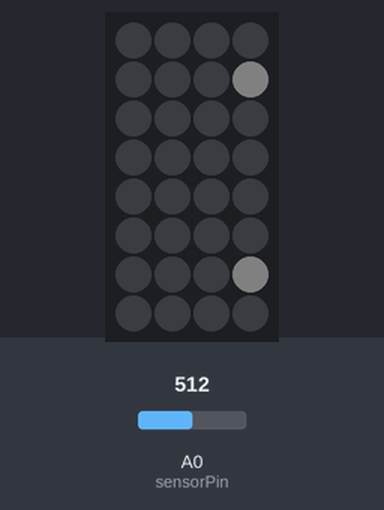
Bench run of a sketch on a simulated Arduino Uno, built with avr-gcc and run on an emulated ATmega328P. Parts: 4×8 RGB LED matrix (first LED top left, wired row by row). Inputs (shaded band) come from the test bench; at power-on: A0 (sensorPin) = 512. Dim RGB values are drawn brighter than linear.

Above: at 0.39 s.
1.3 s: A0 (sensorPin) set to 716
At 1.48 s:
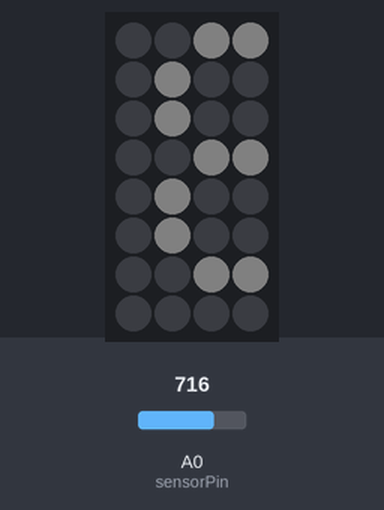
2.9 s: A0 (sensorPin) set to 900
At 3.99 s:
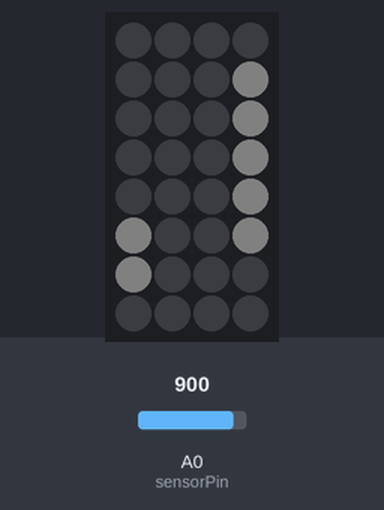
5.4 s: A0 (sensorPin) set to 122
At 6.58 s:
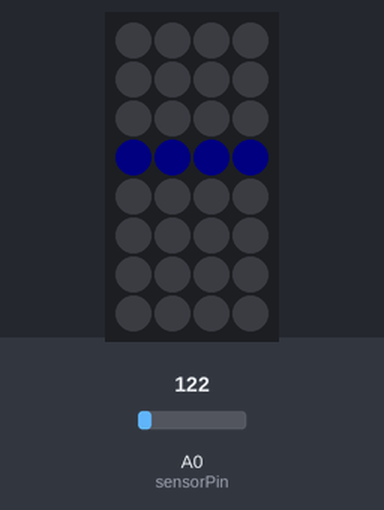

The sketch:

temp_change_colour.ino
```cpp
#include <Adafruit_GFX.h>
#include <Adafruit_NeoMatrix.h>
#include <Adafruit_NeoPixel.h>
#ifndef PSTR
#define PSTR // Make Arduino Due happy
#endif


#define PIN 6

int sensorPin = 0;


Adafruit_NeoMatrix matrix = Adafruit_NeoMatrix(4, 8, PIN,
                            NEO_MATRIX_TOP     + NEO_MATRIX_RIGHT +
                            NEO_MATRIX_COLUMNS + NEO_MATRIX_PROGRESSIVE,
                            NEO_GRB            + NEO_KHZ800);
const uint16_t hot[] = {
  matrix.Color(255, 0, 0)
};
const uint16_t mid[] = {
  matrix.Color(0, 255, 0)
};
const uint16_t cold[] = {
  matrix.Color(211, 211, 211)
};
const uint16_t freezing[] = {
  matrix.Color(0, 0, 255)
};
void setup() {
  // put your setup code here, to run once:
  matrix.begin();
  matrix.setTextWrap(false);
  matrix.setBrightness(5);
}
int x    = matrix.width();
int pass = 0;


void loop() {
  // put your main code here, to run repeatedly:
  int reading = analogRead(sensorPin);

  // converting that reading to voltage, for 3.3v arduino use 3.3
  float voltage = reading * 3.3;
  voltage /= 1024.0;
  matrix.fillScreen(0);
  matrix.setCursor(x, 0);
  float temperatureC = (voltage - 0.5) * 100 ;  //converting from 10 mv per degree wit 500 mV offset
  //to degrees ((voltage - 500mV) times 100)
  matrix.print(temperatureC);


  if (temperatureC >= 26)
  { if (--x < -32) {
      x = matrix.width();
      matrix.setTextColor(hot[pass]);
    }
  }

  if (temperatureC < 25.9 && temperatureC >= 18)
  { if (--x < -32) {
      x = matrix.width();
      matrix.setTextColor(mid[pass]);
    }
  }

  if (temperatureC < 17.9 && temperatureC >= 0)
  { if (--x < -32) {
      x = matrix.width();
      matrix.setTextColor(cold[pass]);
    }
  }
  if (temperatureC < 0)
  { if (--x < -32) {
      x = matrix.width();
      matrix.setTextColor(freezing[pass]);
    }
  }
  matrix.show();
  delay(150);

}
```
